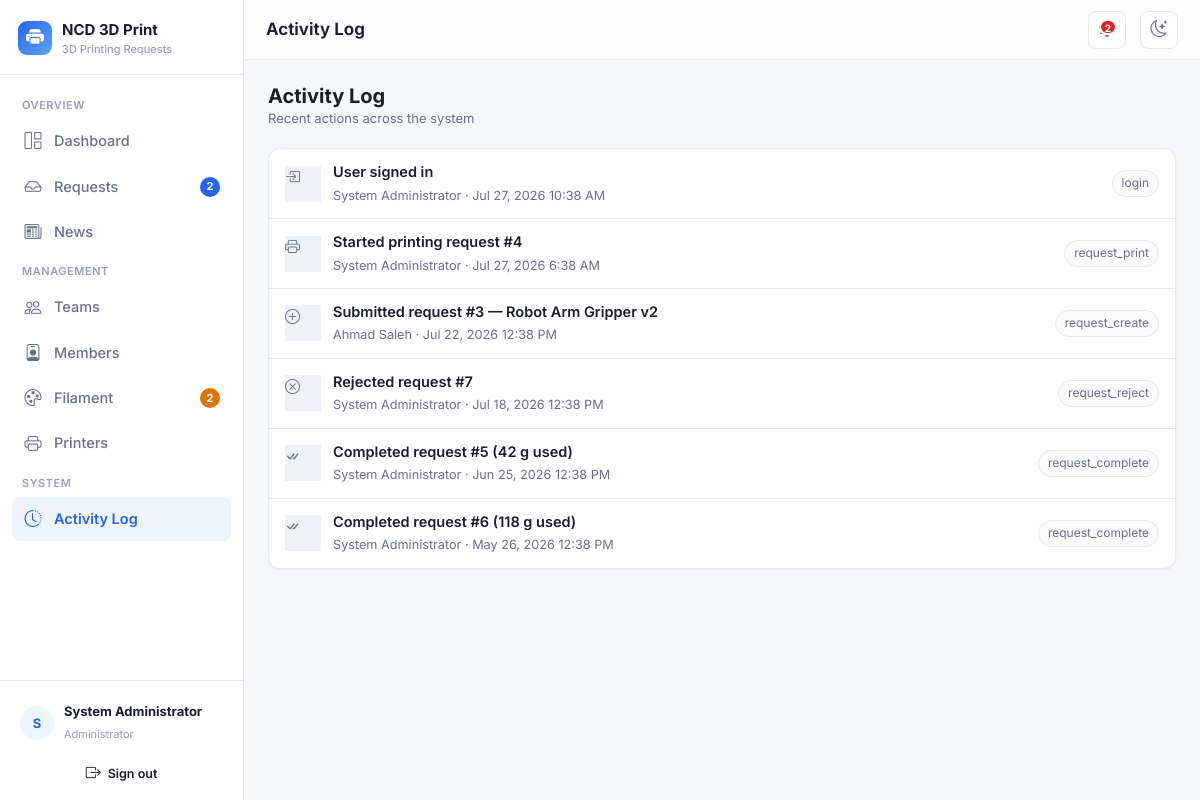
Page /activity (signed in) on the committed database.
### tables this page shows
CREATE TABLE `activity_logs` (
    `id`          INT UNSIGNED NOT NULL AUTO_INCREMENT,
    `user_id`     INT UNSIGNED DEFAULT NULL,
    `action`      VARCHAR(60) NOT NULL,
    `description` VARCHAR(255) DEFAULT NULL,
    `created_at`  DATETIME NOT NULL DEFAULT CURRENT_TIMESTAMP,
    PRIMARY KEY (`id`),
    KEY `idx_log_user` (`user_id`),
    CONSTRAINT `fk_log_user` FOREIGN KEY (`user_id`) REFERENCES `users`(`id`) ON DELETE SET NULL
);

CREATE TABLE `users` (
    `id`         INT UNSIGNED NOT NULL AUTO_INCREMENT,
    `name`       VARCHAR(120) NOT NULL,
    `email`      VARCHAR(160) NOT NULL,
    `password`   VARCHAR(255) NOT NULL,
    `role`       ENUM('admin','member') NOT NULL DEFAULT 'member',
    `team_id`    INT UNSIGNED DEFAULT NULL,
    `is_active`  TINYINT(1) NOT NULL DEFAULT 1,
    `created_at` DATETIME NOT NULL DEFAULT CURRENT_TIMESTAMP,
    PRIMARY KEY (`id`),
    UNIQUE KEY `uq_users_email` (`email`),
    KEY `idx_users_team` (`team_id`),
    CONSTRAINT `fk_users_team` FOREIGN KEY (`team_id`) REFERENCES `teams`(`id`) ON DELETE SET NULL
);

### core/Controller.php (called while the page is built, shortened)
<?php
abstract class Controller
{
    protected function view(string $view, array $data = [], ?string $layout = 'main'): void
    {
        extract($data, EXTR_SKIP);
        $viewFile = __DIR__ . '/../views/' . $view . '.php';
        require $viewFile;
    }
}

### controllers/ActivityController.php (called while the page is built, shortened)
<?php
class ActivityController extends Controller
{
    public function index(): void
    {
        $this->view('activity/index', [
            'pageTitle' => 'Activity Log',
            'logs'      => (new ActivityLog())->recent(60),
        ]);
    }
}

### core/Router.php (called while the page is built, shortened)
<?php
class Router
{
    public function dispatch(string $url): void
    {
        $url = trim($url, '/');
        $segments = $url === '' ? [] : explode('/', $url);
        $action         = $segments[1] ?? 'index';
        $params         = array_slice($segments, 2);
        $controller = new $className();
        $action = preg_replace('/[^a-zA-Z0-9_]/', '', $action);
        call_user_func_array([$controller, $action], $params);
    }
}

### index.php (called while the page is built, shortened)
<?php
require __DIR__ . '/config/database.php';
require __DIR__ . '/helpers/functions.php';
$router = new Router();
$router->dispatch($_GET['url'] ?? '');

### core/Model.php (called while the page is built, shortened)
<?php
abstract class Model
{
    protected PDO $db;
    public function __construct()
    {
        $this->db = Database::getConnection();
    }
    protected function run(string $sql, array $params = []): PDOStatement
    {
        $stmt = $this->db->prepare($sql);
        $stmt->execute($params);
        return $stmt;
    }
    protected function fetchAll(string $sql, array $params = []): array
    {
        return $this->run($sql, $params)->fetchAll();
    }
}

### config/database.php (called while the page is built)
<?php
class Database
{
    private static ?PDO $instance = null;
    public static function getConnection(): PDO
    {
        if (self::$instance === null) {
            $dsn = 'mysql:host=' . DB_HOST . ';dbname=' . DB_NAME . ';charset=' . DB_CHARSET;
            $options = [
                PDO::ATTR_ERRMODE            => PDO::ERRMODE_EXCEPTION,
                PDO::ATTR_DEFAULT_FETCH_MODE => PDO::FETCH_ASSOC,
                PDO::ATTR_EMULATE_PREPARES   => false,
            ];
            try {
                self::$instance = new PDO($dsn, DB_USER, DB_PASS, $options);
            } catch (PDOException $e) {
                if (APP_DEBUG) {
                    die('Database connection failed: ' . $e->getMessage());
                }
                die('Database connection failed. Please check config/config.php.');
            }
        }
        return self::$instance;
    }
}

### models/ActivityLog.php (called while the page is built, shortened)
<?php
class ActivityLog extends Model
{
    public function recent(int $limit = 30): array
    {
        return $this->fetchAll(
            "SELECT a.*, u.name AS user_name
             FROM activity_logs a
             LEFT JOIN users u ON u.id = a.user_id
             ORDER BY a.created_at DESC
             LIMIT " . (int) $limit
        );
    }
}

### helpers/functions.php (called while the page is built, shortened)
<?php
function e(?string $value): string
{
    return htmlspecialchars($value ?? '', ENT_QUOTES, 'UTF-8');
}
function fmt_date(?string $dt, string $format = 'M j, Y'): string
{
    $ts = strtotime($dt);
    return $ts ? date($format, $ts) : '—';
}
function fmt_datetime(?string $dt): string
{
    return fmt_date($dt, 'M j, Y g:i A');
}

### views/activity/index.php (the view)
<?php
$icons = [
    'login' => 'box-arrow-in-right', 'logout' => 'box-arrow-right',
    'request_create' => 'plus-circle', 'request_approve' => 'check-circle',
    'request_reject' => 'x-circle', 'request_print' => 'printer',
    'request_complete' => 'check-all', 'request_cancel' => 'slash-circle',
    'request_delete' => 'trash', 'request_update' => 'pencil',
    'team_create' => 'people', 'team_update' => 'people', 'team_delete' => 'trash',
    'user_create' => 'person-plus', 'user_update' => 'person', 'user_delete' => 'person-x',
    'filament_create' => 'palette', 'filament_update' => 'palette', 'filament_delete' => 'trash',
    'printer_update' => 'printer', 'printer_free' => 'stop-circle',
    'news_publish' => 'megaphone', 'news_update' => 'pencil-square', 'news_delete' => 'trash',
];
?>
<div class="page-head">
    <div>
        <h2>Activity Log</h2>
        <div class="sub">Recent actions across the system</div>
    </div>
</div>
<div class="card2">
    <div class="card2-body tight">
        <?php if (!$logs): ?>
            <div class="empty"><i class="bi bi-clock-history"></i>No activity recorded yet.</div>
        <?php else: foreach ($logs as $log):
            $icon = $icons[$log['action']] ?? 'dot'; ?>
            <div class="list-row">
                <span class="stat-icon i-slate" style="width:36px;height:36px;font-size:15px;"><i class="bi bi-<?= $icon ?>"></i></span>
                <div class="grow">
                    <strong><?= e($log['description'] ?: $log['action']) ?></strong>
                    <small><?= e($log['user_name'] ?? 'System') ?> · <?= fmt_datetime($log['created_at']) ?></small>
                </div>
                <span class="pill"><?= e($log['action']) ?></span>
            </div>
        <?php endforeach; endif; ?>
    </div>
</div>

### assets/css/style.css (style rules this page uses)
:root { --accent: #2563eb; --accent-hover: #1d4ed8; --accent-soft: #eff4ff; --accent-ring: rgba(37, 99, 235, .25); --bg: #f6f7f9; --surface: #ffffff; --surface-2: #fbfbfc; --border: #e6e8eb; --border-strong: #d3d7dd; --text: #1a1f27; --text-muted: #6b7280; --text-faint: #9aa1ab; --green: #16a34a; --green-soft: #e7f6ec; --amber: #d97706; --amber-soft: #fdf1e3; --red: #dc2626; --red-soft: #fdeaea; --blue: #2563eb; --blue-soft: #e9f0ff; --purple: #7c3aed; --purple-soft: #f1eafe; --slate: #64748b; --slate-soft: #eef1f5; --shadow-sm: 0 1px 2px rgba(16,24,40,.05); --shadow: 0 1px 3px rgba(16,24,40,.08), 0 1px 2px rgba(16,24,40,.04); --shadow-lg: 0 10px 24px rgba(16,24,40,.10); --radius: 12px; --radius-sm: 8px; --radius-lg: 16px; --sidebar-w: 244px; }
* { box-sizing: border-box; }
html, body { height: 100%; }
body { margin: 0; font-family: 'Inter', -apple-system, BlinkMacSystemFont, 'Segoe UI', Roboto, Helvetica, Arial, sans-serif; background: var(--bg); color: var(--text); font-size: 14.5px; line-height: 1.55; -webkit-font-smoothing: antialiased; }
.card2 { background: var(--surface); border: 1px solid var(--border); border-radius: var(--radius); box-shadow: var(--shadow-sm); }
.card2 .card2-body { padding: 18px; }
.card2 .card2-body.tight { padding: 0; }
.i-slate { background: var(--slate-soft); color: var(--slate); }
.pill { display: inline-flex; align-items: center; gap: 6px; padding: 3px 9px; border-radius: 999px; background: var(--surface-2); border: 1px solid var(--border); font-size: 12px; color: var(--text-muted); }
.page-head { display: flex; align-items: center; flex-wrap: wrap; gap: 12px; margin-bottom: 20px; }
.page-head h2 { margin: 0; font-size: 20px; font-weight: 700; }
.page-head .sub { color: var(--text-muted); font-size: 13px; }
.list-row { display: flex; align-items: center; gap: 12px; padding: 12px 16px; border-bottom: 1px solid var(--border); }
.list-row:last-child { border-bottom: none; }
.list-row .grow { flex: 1; min-width: 0; }
.list-row .grow strong { display: block; font-weight: 600; }
.list-row .grow small { color: var(--text-muted); }

### rows in the picture
activity_logs: description "User signed in", user.name "System Administrator", created_at "Jul 27, 2026 10:38 AM", action "login"
activity_logs: description "Started printing request #4", user.name "System Administrator", created_at "Jul 27, 2026 6:38 AM", action "request_print"
activity_logs: description "Submitted request #3 — Robot Arm Gripper v2", user.name "Ahmad Saleh", created_at "Jul 22, 2026 12:38 PM", action "request_create"
activity_logs: description "Rejected request #7", user.name "System Administrator", created_at "Jul 18, 2026 12:38 PM", action "request_reject"
activity_logs: description "Completed request #5 (42 g used)", user.name "System Administrator", created_at "Jun 25, 2026 12:38 PM", action "request_complete"
activity_logs: description "Completed request #6 (118 g used)", user.name "System Administrator", created_at "May 26, 2026 12:38 PM", action "request_complete"

### other values in the picture
APP_NAME "NCD 3D Print"
APP_TAGLINE "3D Printing Requests"
$label "Dashboard Requests News Teams Members Filament Printers Activity Log"
$badge "2 2"
$initials "S"
$user['name'] "System Administrator"
$pageTitle "Activity Log"
$badgePending "2"
